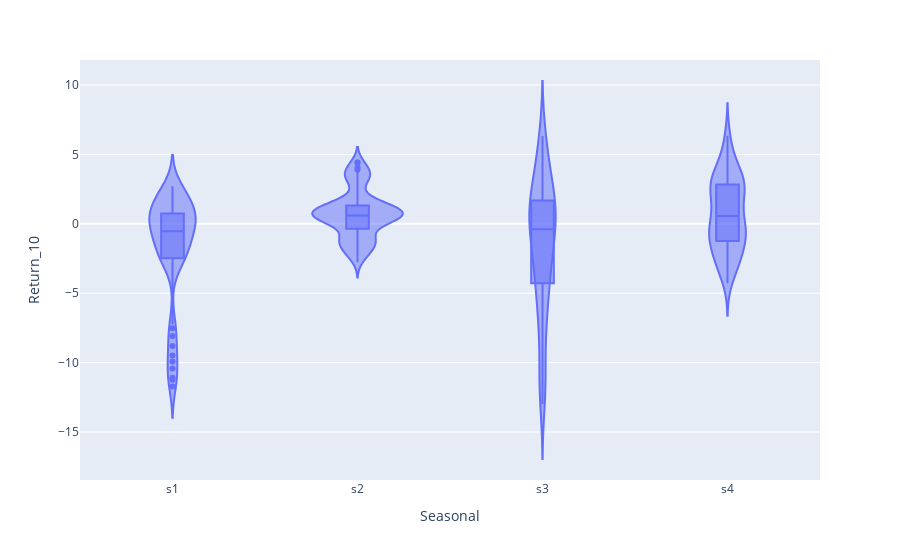

The code cell stored with this chart in its notebook:
### Code cell
px.violin(data_1997, x='Seasonal', y='Return_10', box=True, points='outliers')

### Figure 1 — Plotly figure (JSON) as saved in the notebook; plotly's stock layout.template omitted (floating-point values rounded to 4 significant figures; data arrays with more than 128 entries replaced by an {"elided": "..."} marker saying what was removed)
{"data": [{"alignmentgroup": "True", "box": {"visible": true}, "hovertemplate": "Seasonal=%{x}<br>Return_10=%{y}<extra></extra>", "legendgroup": "", "marker": {"color": "#636efa"}, "name": "", "offsetgroup": "", "orientation": "v", "points": "outliers", "scalegroup": "True", "showlegend": false, "type": "violin", "x": {"elided": "287 str values"}, "x0": " ", "xaxis": "x", "y": {"elided": "287 float values"}, "y0": " ", "yaxis": "y"}], "layout": {"legend": {"tracegroupgap": 0}, "margin": {"t": 60}, "violinmode": "group", "xaxis": {"anchor": "y", "domain": [0, 1], "title": {"text": "Seasonal"}}, "yaxis": {"anchor": "x", "domain": [0, 1], "title": {"text": "Return_10"}}}}
